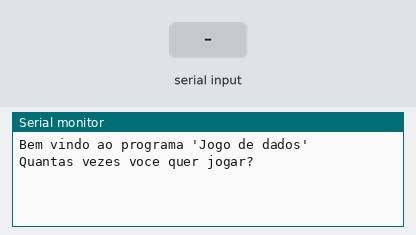
Bench run of a sketch on a simulated Arduino Uno, built with avr-gcc and run on an emulated ATmega328P. On the bench: the last lines printed to the serial monitor. The test bench sets the inputs (shaded band). Random numbers use the default seed unless the sketch sets one.

Above: at 1.4 s.
1.5 s: "90,45\n" received over Serial
At 2.4 s:
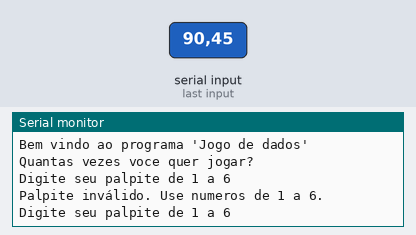
3.0 s: "5\n" received over Serial
At 3.6 s:
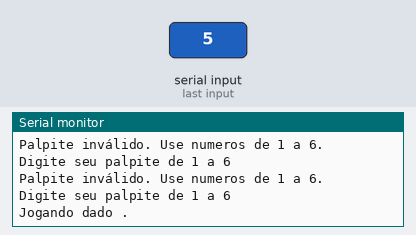

Measured:
- after the input at 1.5 s, the serial monitor: prints a new line at once (image 1)
- after the input at 3.0 s, the serial monitor: prints a new line at once (image 2)

The sketch:

jogo_de_dados_vetores_torloni1.ino
```cpp
int palpites;

void setup()
{
  Serial.begin(9600);
  randomSeed(analogRead(0)); // corrigido
}

void desenhaCabecalho()
{
  Serial.println("Bem vindo ao programa 'Jogo de dados'");
  Serial.println("");
  delay(500);
}

void desenhaPontinho(int qtdPontos = 5, int tempo = 700)
{
  for(int i = 1; i <= qtdPontos; i++)
  {
    Serial.print(".");
    delay(tempo);
  }
  Serial.println();
}

void loop()
{
  desenhaCabecalho();

  Serial.println("Quantas vezes voce quer jogar?");
  while (!Serial.available());
  int qtdRodadas = Serial.parseInt();

  if (qtdRodadas <= 0 || qtdRodadas > 100) {
    Serial.println("Quantidade invalida. Tente novamente.");
    return;
  }

  int vetPalpites[qtdRodadas];
  int vetResultados[qtdRodadas];

  for(int r = 0; r < qtdRodadas; r++) // corrigido
  {
    Serial.println("Digite seu palpite de 1 a 6");
    while(!Serial.available());
    palpites = Serial.parseInt();

    if (palpites < 1 || palpites > 6) {
      Serial.println("Palpite inválido. Use numeros de 1 a 6.");
      r--; // refaz a rodada
      continue;
    }

    int numeroSorteado = random(1, 7); // número entre 1 e 6

    vetPalpites[r] = palpites;
    vetResultados[r] = numeroSorteado;

    Serial.print("Jogando dado ");
    desenhaPontinho();
    Serial.println();

    Serial.println("Palpite do usuario: " + String(palpites));
    Serial.println("Numero do Dado: " + String(numeroSorteado));
    Serial.println();

    if(palpites == numeroSorteado)
    {
      Serial.println("Acertou, parabens!!");
    } else {
      Serial.println("Que pena! Tente outra vez");
    }
  }

  // Estatísticas
  Serial.println("ESTATÍSTICAS DO JOGO");
  Serial.println();

  for(int i = 0; i < qtdRodadas; i++)
  {
    Serial.println("Rodada " + String(i + 1) + ":");
    Serial.println("    Palpite: " + String(vetPalpites[i]));
    Serial.println("    Numero Sorteado: " + String(vetResultados[i]));

    if (vetPalpites[i] == vetResultados[i]) {
      Serial.println("    Resultado: Acertou!");
    } else {
      Serial.println("    Resultado: Errou!");
    }

    Serial.println("________________________________");
    Serial.println();
  }

  Serial.println("Fim do jogo, reiniciando sistema!");
  desenhaPontinho(3, 500);
  delay(3000);
}
```
